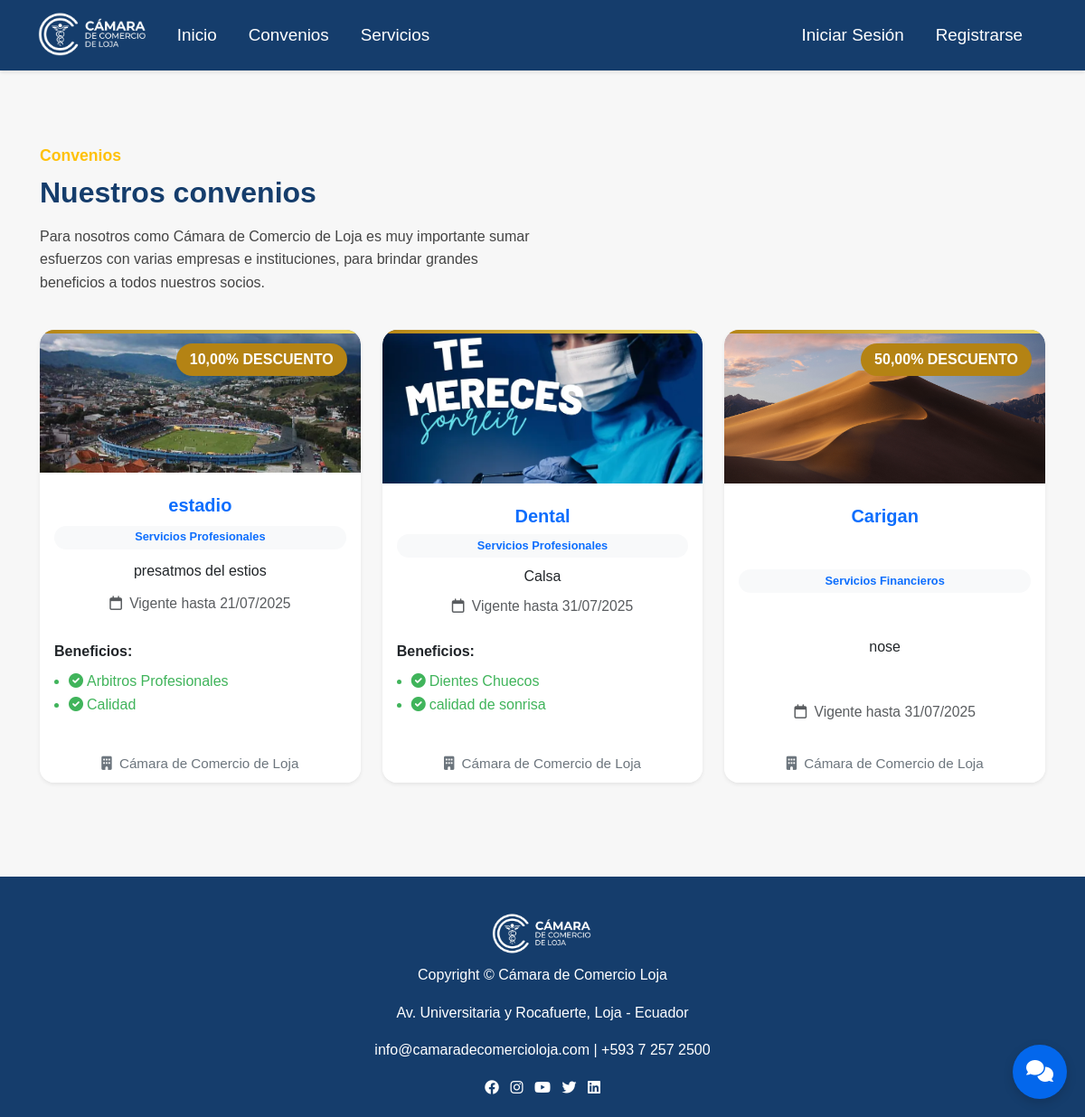
The page /convenios/ on the database as committed earlier.
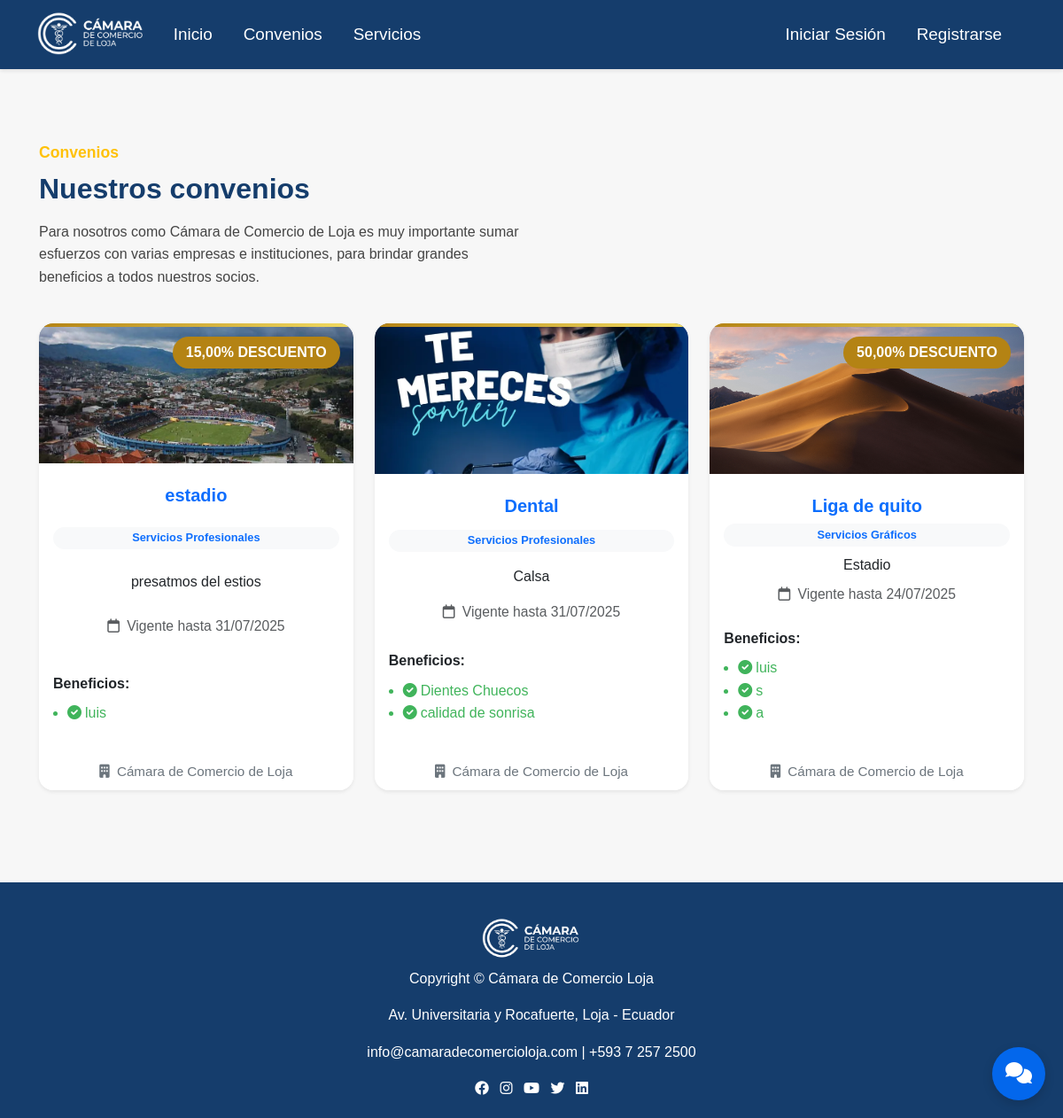
The same page on the database as committed later.
### camara/models.py (models this page shows, shortened)
class Convenio(models.Model):
    CATEGORIA_CHOICES = [
        ('financieros', 'Servicios Financieros'),
        ('turismo', 'Turismo y Hotelería'),
        ('profesionales', 'Servicios Profesionales'),
        ('graficos', 'Servicios Gráficos'),
    ]
    nombre = models.CharField(max_length=255)
    descripcion = models.TextField(null=True, blank=True)
    imagen = models.ImageField(upload_to='convenios/', null=True, blank=True)
    fecha_fin = models.DateField(null=True, blank=True)
    categoria = models.CharField(
        max_length=20,
        choices=CATEGORIA_CHOICES,
        default='financieros'
    )
    tiene_descuento = models.BooleanField(default=False)  # Nuevo campo
    porcentaje_descuento = models.DecimalField(max_digits=5, decimal_places=2, null=True, blank=True)  # Nuevo campo

class Beneficio(models.Model):
    convenio = models.ForeignKey(Convenio, on_delete=models.SET_NULL, null=True)
    descripcion = models.TextField(null=True, blank=True)

### camara/views.py (the view)
# urls.py: path('convenios/', views.convenios, name='convenios'),
def convenios(request):
    convenios = Convenio.objects.all()
    return render(request, 'vista_publica/convenios.html', {'convenios': convenios})

### camara/template/vista_publica/convenios.html (shortened to what this page needs)
{% extends "master.html" %}
{% load static %}
{% block content %}
<div class="container mt-5">
    <div class="row align-items-center mb-4">
        <div class="col-md-6">
            <span class="convenios-subtitulo">Convenios</span>
            <h2 class="convenios-titulo mt-2">Nuestros convenios</h2>
            <p class="convenios-descripcion mt-3">
                Para nosotros como Cámara de Comercio de Loja es muy importante sumar esfuerzos con varias empresas e
                instituciones, para brindar grandes beneficios a todos nuestros socios.
            </p>
        </div>
    </div>
    <div class="row justify-content-center">
        {% for convenio in convenios %}
        <div class="col-md-4 mb-4 d-flex align-items-stretch">
            <div class="card shadow-sm h-100 w-100 border-0 rounded-4 card-convenio position-relative">
                {% if convenio.imagen %}
                <img src="{{ convenio.imagen.url }}" alt="{{ convenio.nombre }}" class="card-img-top rounded-top-4"
                    style="max-height:170px;object-fit:cover;">
                {% else %}
                <div class="card-img-top bg-light d-flex align-items-center justify-content-center rounded-top-4"
                    style="height:170px;">
                    <span class="text-muted"><i class="fas fa-image fa-2x"></i> Sin imagen</span>
                </div>
                {% endif %}
                {% if convenio.tiene_descuento and convenio.porcentaje_descuento %}
                <span class="discount-badge">{{ convenio.porcentaje_descuento }}% DESCUENTO</span>
                {% endif %}
                <div class="card-body text-center d-flex flex-column justify-content-between">
                    <h5 class="card-title mt-2 fw-bold text-primary">{{ convenio.nombre }}</h5>
                    <span class="badge bg-light text-primary mb-2">
                        {{ convenio.get_categoria_display }}
                    </span>
                    <p class="card-text mb-2">{{ convenio.descripcion }}</p>
                    {% if convenio.fecha_fin %}
                    <div class="text-muted mb-2" style="font-size:0.98em;">
                        <i class="fa-regular fa-calendar me-1"></i>
                        Vigente hasta {{ convenio.fecha_fin|date:"d/m/Y" }}
                    </div>
                    {% endif %}
                    {% with beneficios=convenio.beneficio_set.all %}
                    {% if beneficios %}
                    <div class="mt-3 text-start">
                        <strong>Beneficios:</strong>
                        <ul class="ps-3" style="margin-top:8px;">
                            {% for beneficio in beneficios %}
                            <li style="color:#40b45b;">
                                <i class="fas fa-check-circle me-1"></i>{{ beneficio.descripcion }}
                            </li>
                            {% endfor %}
                        </ul>
                    </div>
                    {% endif %}
                    {% endwith %}
                </div>
                <div class="card-footer bg-white border-0 text-center">
                    <span class="text-secondary" style="font-size:0.95em;">
                        <i class="fas fa-building me-1"></i> Cámara de Comercio de Loja
                    </span>
                </div>
            </div>
        </div>
        {% empty %}
        <div class="col-12">
            <div class="alert alert-info text-center">No hay convenios registrados.</div>
        </div>
        {% endfor %}
    </div>
</div>
{% endblock %}

### camara/template/master.html (shortened to what this page needs)
{% load static %}
<!DOCTYPE html>
<html lang="es">
<head>
    <link href="https://cdn.jsdelivr.net/npm/bootstrap@5.3.0/dist/css/bootstrap.min.css" rel="stylesheet">
    <link href="https://cdnjs.cloudflare.com/ajax/libs/font-awesome/6.0.0/css/all.min.css" rel="stylesheet">
    <link rel="stylesheet" href="{% static 'css/style.css' %}">
</head>
<body>
    <nav class="navbar navbar-expand-lg navbar-custom">
        <div class="container">
            <a class="navbar-brand" href="{% url 'home' %}">
                <img src="{% static 'img/logo2.png' %}" alt="Logo" class="logo-img me-2"
                    style="height:52px;vertical-align:middle;">
            </a>
            <div class="collapse navbar-collapse" id="navbarNav">
                <ul class="navbar-nav me-auto">
                    {% if user.is_authenticated and user.is_superuser %}
                    <li class="nav-item">
                        <a class="nav-link" href="{% url 'admin_home' %}">Panel Admin</a>
                    </li>
                    <li class="nav-item">
                        <a class="nav-link" href="{% url 'admin_convenios_list' %}">Gestionar Convenios</a>
                    </li>
                    <li class="nav-item">
                        <a class="nav-link" href="{% url 'admin_servicios_list' %}">Gestionar Servicios</a>
                    </li>
                    <li class="nav-item">
                        <a class="nav-link" href="{% url 'admin_notificacion' %}">Notificaciones</a>
                    </li>
                    <li class="nav-item">
                        <a class="nav-link" href="{% url 'admin_reservas_list' %}">Reservas</a>
                    </li>
                    {% else %}
                    <li class="nav-item">
                        <a class="nav-link" href="{% url 'home' %}">Inicio</a>
                    </li>
                    <li class="nav-item">
                        <a class="nav-link" href="{% url 'convenios' %}">Convenios</a>
                    </li>
                    <li class="nav-item">
                        <a class="nav-link" href="{% url 'servicios_publicos' %}">Servicios</a>
                    </li>
                    {% endif %}
                </ul>
                <ul class="navbar-nav">
                    {% if user.is_authenticated %}
                    {% if user.is_superuser or user.is_staff %}
                    <li class="nav-item dropdown">
                        <a class="nav-link dropdown-toggle" href="#" id="navbarDropdownAdmin" role="button"
                            data-bs-toggle="dropdown">
                            <i class="fas fa-user-shield me-1"></i>
                            {% if user.nombre %}
                            {{ user.nombre }}
                            {% elif user.first_name %}
                            {{ user.first_name }}
                            {% else %}
                            {{ user.username }}
                            {% endif %}
                        </a>
                        <ul class="dropdown-menu">
                            <li><a class="dropdown-item" href="/admin/">Panel Admin</a></li>
                            <li>
                                <hr class="dropdown-divider">
                            </li>
                            <li><a class="dropdown-item" href="{% url 'logout' %}">Cerrar Sesión</a></li>
                        </ul>
                    </li>
                    {% else %}
                    <li class="nav-item dropdown">
                        <a class="nav-link dropdown-toggle" href="#" id="navbarDropdown" role="button"
                            data-bs-toggle="dropdown">
                            <i class="fas fa-user me-1"></i>
                            {% if user.nombre %}
                            {{ user.nombre }}
                            {% elif user.first_name %}
                            {{ user.first_name }}
                            {% else %}
                            {{ user.username }}
                            {% endif %}
                        </a>
                        <ul class="dropdown-menu">
                            <li><a class="dropdown-item" href="{% url 'perfil_usuario' %}">Mi Perfil</a></li>
                            <li><a class="dropdown-item" href="{% url 'historial_reservas' %}">Mis Reservas</a></li>
                            <li><a class="dropdown-item" href="{% url 'notificaciones' %}">Notificaciones</a></li>
                            <li>
                                <hr class="dropdown-divider">
                            </li>
                            <li><a class="dropdown-item" href="{% url 'logout' %}">Cerrar Sesión</a></li>
                        </ul>
                    </li>
                    {% endif %}
                    {% else %}
                    <li class="nav-item">
                        <a class="nav-link" href="{% url 'login' %}">Iniciar Sesión</a>
                    </li>
                    <li class="nav-item">
                        <a class="nav-link" href="{% url 'registro' %}">Registrarse</a>
                    </li>
                    {% endif %}
                </ul>
            </div>
        </div>
    </nav>
    <main>
        {% block content %}{% endblock %}
    </main>
    <footer class="footer mt-5">
        <div class="container text-center">
            <img src="{% static 'img/logo2.png' %}" alt="Cámara de Comercio Loja" height="48" class="mb-2">
            <p>Copyright © {{ now|date:"Y" }} Cámara de Comercio Loja</p>
            <p>Av. Universitaria y Rocafuerte, Loja - Ecuador</p>
            <p>
                <a href="mailto:info@camaradecomercioloja.com">info@camaradecomercioloja.com</a> |
                <a href="tel:+59372572500">+593 7 257 2500</a>
            </p>
            <div>
                <a href="https://www.facebook.com/camaraloja" target="_blank" class="me-2"><i
                        class="fa-brands fa-facebook"></i></a>
                <a href="https://www.instagram.com/camara_loja/" target="_blank" class="me-2"><i
                        class="fa-brands fa-instagram"></i></a>
                <a href="https://www.youtube.com/@camaradecomercioloja" target="_blank" class="me-2"><i
                        class="fa-brands fa-youtube"></i></a>
                <a href="https://twitter.com/CamaraLoja" target="_blank" class="me-2"><i
                        class="fa-brands fa-twitter"></i></a>
                <a href="https://www.linkedin.com" target="_blank"><i class="fa-brands fa-linkedin"></i></a>
            </div>
        </div>
    </footer>
    <button id="chatbot-toggle" class="chatbot-toggle" title="Asistente Virtual">
        <i class="fas fa-comments"></i>
    </button>
</body>
</html>

### camara/static/css/style.css (style rules this page uses)
:root { --color-logo: #153D6C; --color-azul-brillante: #0367EC; --color-dorado: #B48314; --color-amarillo-claro: #F1DB62; --color-blanco: #FFFFFF; --color-gris-claro: #F8F9FA; --color-gris: #6C757D; --color-oscuro: #212529; }
* { margin: 0; padding: 0; box-sizing: border-box; }
body { font-family: 'Segoe UI', Tahoma, Geneva, Verdana, sans-serif; line-height: 1.6; color: var(--color-oscuro); background-color: var(--color-gris-claro); }
body { font-family: Arial, sans-serif; background: #f7f7f7; margin: 0; padding: 0; }
nav a { color: #fff; margin-right: 1em; text-decoration: none; }
main { padding: 2em; }
footer { background: #003366; color: #fff; text-align: center; padding: 1em; }
h2 { color: #003366; }
.navbar-brand { font-size: 1.5rem !important; font-weight: bold; color: var(--color-logo) !important; }
.navbar-custom { background-color: #153D6C !important; box-shadow: 0 2px 4px rgba(0,0,0,0.1); font-size: 1.25rem; }
.navbar-custom .navbar-nav .nav-link { color: #fff !important; font-weight: 500; font-size: 1.18rem; transition: color 0.3s ease; padding-top: 0.7rem; padding-bottom: 0.7rem; }
.card { border: none; border-radius: 15px; box-shadow: 0 4px 6px rgba(0,0,0,0.1); transition: all 0.3s ease; overflow: hidden; }
.card-convenio { position: relative; overflow: hidden; }
.card-convenio::before { content: ''; position: absolute; top: 0; left: 0; right: 0; height: 4px; background: linear-gradient(90deg, var(--color-dorado), var(--color-amarillo-claro)); }
.discount-badge { position: absolute; top: 15px; right: 15px; background-color: var(--color-dorado); color: var(--color-blanco); padding: 5px 15px; border-radius: 20px; font-weight: bold; }
.chatbot-toggle { position: fixed; bottom: 20px; right: 20px; background-color: var(--color-azul-brillante); color: var(--color-blanco); border: none; border-radius: 50%; width: 60px; height: 60px; font-size: 1.5rem; box-shadow: 0 4px 12px rgba(0,0,0,0.15); transition: all 0.3s ease; z-index: 1000; }
.convenios-subtitulo { color: #ffc107; font-weight: 600; font-size: 1.1rem; }
.convenios-titulo { color: #153D6C; font-weight: bold; }
.convenios-descripcion { color: #444; font-size: 1rem; }
.footer { background-color: var(--color-logo); color: var(--color-blanco); padding: 40px 0 20px; margin-top: 50px; }
.footer a { color: var(--color-blanco); text-decoration: none; transition: color 0.3s ease; }
.badge { font-size: 0.8em; padding: 0.5em 1em; border-radius: 20px; }

Rows that differ between the two databases and show on the page:
removed Beneficio: descripcion "Arbitros Profesionales", shown under Convenio "estadio"
removed Beneficio: descripcion "Calidad", shown under Convenio "estadio"
removed Convenio: imagen (picture), porcentaje_descuento "50,00", nombre "Carigan", categoria "Servicios Financieros", descripcion "nose", fecha_fin "31/07/2025"
changed Convenio "estadio": porcentaje_descuento "10,00" → "15,00"; fecha_fin "21/07/2025" → "31/07/2025"
added Beneficio: descripcion "luis", shown under Convenio "estadio"
added Convenio: imagen (picture), porcentaje_descuento "50,00", nombre "Liga de quito", categoria "Servicios Gráficos", descripcion "Estadio", fecha_fin "24/07/2025"
added Beneficio: descripcion "luis", shown under "50,00"
added Beneficio: descripcion "s", shown under "50,00"
added Beneficio: descripcion "a", shown under "50,00"
